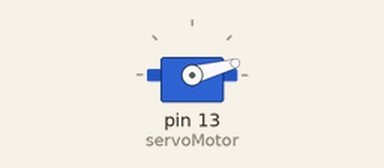
Simulated run of this sketch. Board: Arduino Uno, built with avr-gcc and run on an emulated ATmega328P. On the bench: servo.

Above: at 0.05 s.
At 7.65 s:
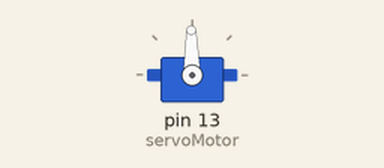
At 19.96 s:
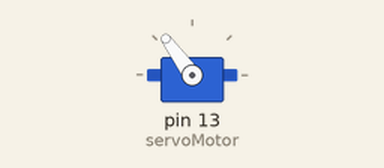
At 39.87 s:
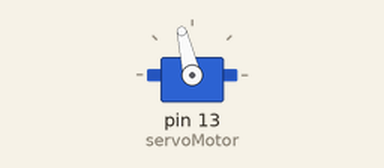
Timing chart, 0 to 40.0 s (numbered marks = the images above):
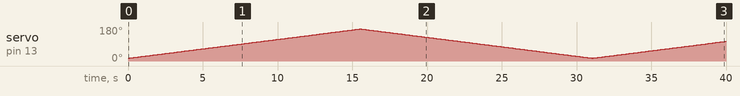

The sketch:

servomotor.ino
```cpp
#include <Servo.h>

//rojo: 5v
//cafe: gnd
//naranja: entrada desde arduino (9)

Servo servoMotor;

void setup() {
  // put your setup code here, to run once:
  Serial.begin(9600);
  servoMotor.attach(13);
  servoMotor.writeMicroseconds(1500);

}

void loop() {
  // put your main code here, to run repeatedly:

  for (int i = 15; i<170; i+=1){
    servoMotor.write(i);
    delay(100);
  }
  for (int i = 170; i>15; i-=1){
    servoMotor.write(i);
    delay(100);
  }
}
```

Measured:
- by itself, servo on pin 13 (servoMotor): 15° → 16° at 0.10 s, → 17° 0.10 s later, → 18° 0.10 s later, → 19° 0.10 s later, … (399 changes in this stretch)
